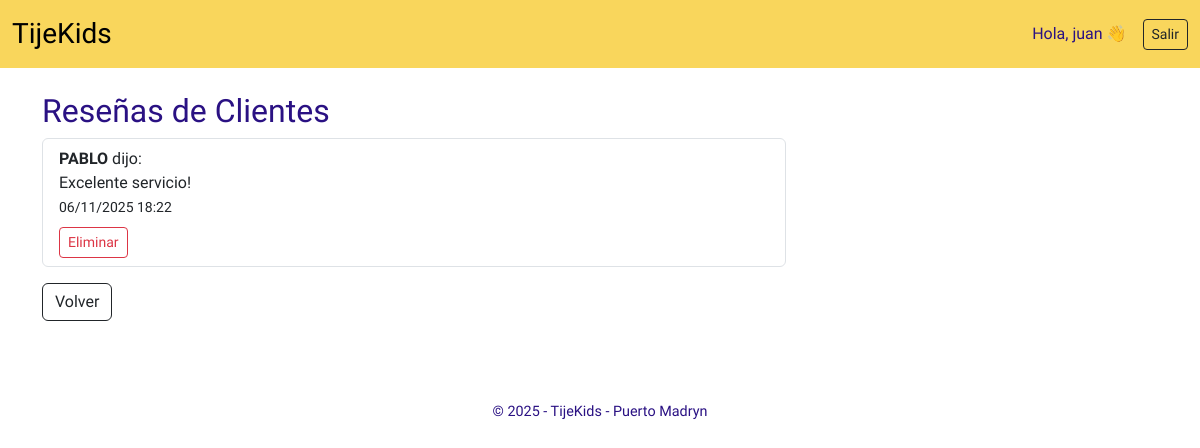
The page /turnos/ver-resenas/ (signed in) on the database its author committed.
### turnos/models.py (models this page shows, shortened)
class Reseña(models.Model):
    turno = models.ForeignKey(Turno, on_delete=models.CASCADE, related_name="reseñas")
    autor = models.CharField(max_length=50)
    texto = models.TextField(max_length=300)
    fecha = models.DateTimeField(auto_now_add=True)
    class Meta:
        ordering = ["-fecha"]

### turnos/views.py (the view)
# urls.py: path("ver-resenas/", views.ver_resenas, name="ver_resenas"),
def ver_resenas(request):
    resenas = Reseña.objects.all()
    return render(request, "turnos/ver_resenas.html", {"resenas": resenas})

### turnos/templates/turnos/ver_resenas.html
{% extends 'base.html' %}
{% block content %}
<h2>Reseñas de Clientes</h2>
<ul class="list-group col-8">
    {% for r in resenas %}
        <li class="list-group-item">
            <strong>{{ r.autor }}</strong> dijo:
            <br>
            {{ r.texto }}
            <br>
            <small>{{ r.fecha|date:"d/m/Y H:i" }}</small>
            <div class="mt-2">
                <a class="btn btn-outline-danger btn-sm"
                   href="{% url 'eliminar_resena' r.id %}"
                   onclick="return confirm('¿Seguro deseas eliminar esta reseña?')">
                    Eliminar
                </a>
            </div>
        </li>
    {% empty %}
        <li class="list-group-item">No hay reseñas cargadas</li>
    {% endfor %}
</ul>
<a href="/" class="btn btn-outline-dark mt-3">Volver</a>
{% endblock %}

### templates/base.html (shortened to what this page needs)
{% load static %}
<!DOCTYPE html>
<html lang="es">
<head>
    <link href="https://cdn.jsdelivr.net/npm/bootstrap@5.3.3/dist/css/bootstrap.min.css" rel="stylesheet">
</head>
<body>
    <nav class="navbar navbar-expand-lg navbar-light">
        <div class="container-fluid justify-content-between">
            <a class="navbar-brand fs-3" href="/">TijeKids</a>
            <div class="d-flex align-items-center">
                {% if user.is_authenticated %}
                    <span class="me-3">Hola, {{ user.username }} 👋</span>
                    <form action="{% url 'logout' %}" method="post" style="display:inline;">
                        <button type="submit" class="btn btn-outline-dark btn-sm">Salir</button>
                    </form>
                {% else %}
                    <a class="btn btn-outline-dark btn-sm" href="{% url 'login' %}">Ingresar</a>
                {% endif %}
            </div>
        </div>
    </nav>
    <div class="container mt-4">
        {% block content %}
        {% endblock content %}
    </div>
    <footer>
        © 2025 - TijeKids - Puerto Madryn
    </footer>
</body>
</html>

### templates/base.html (style rules this page uses)
body { font-family: 'Baloo 2', sans-serif; background-color: #ffffff; color: #2a1183; margin: 0; padding: 0; }
nav.navbar { background-color: #F9D65C; }
footer { margin-top: 60px; text-align: center; font-size: 0.9rem; padding: 20px; color: #2a1183; }

### rows shown on the page
Reseña: autor "PABLO", texto "Excelente servicio!", fecha "06/11/2025 18:22"

### other values the page prints
{{ user.username }} "juan"
